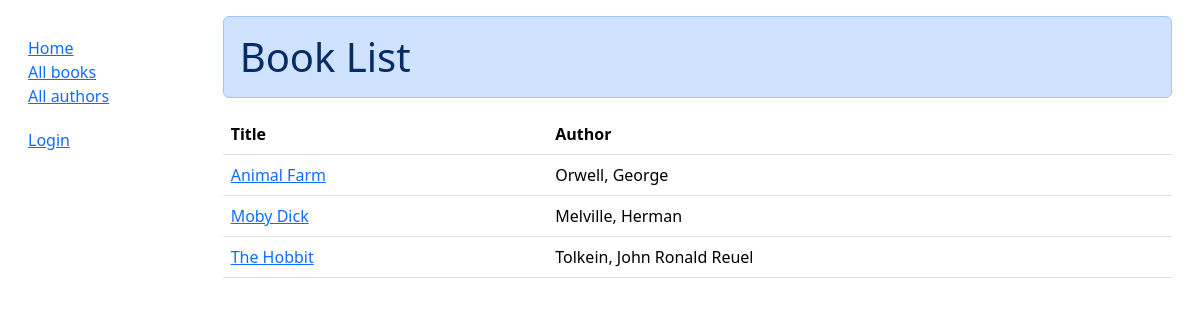
/catalog/books/, run on an earlier commit of the app's database.
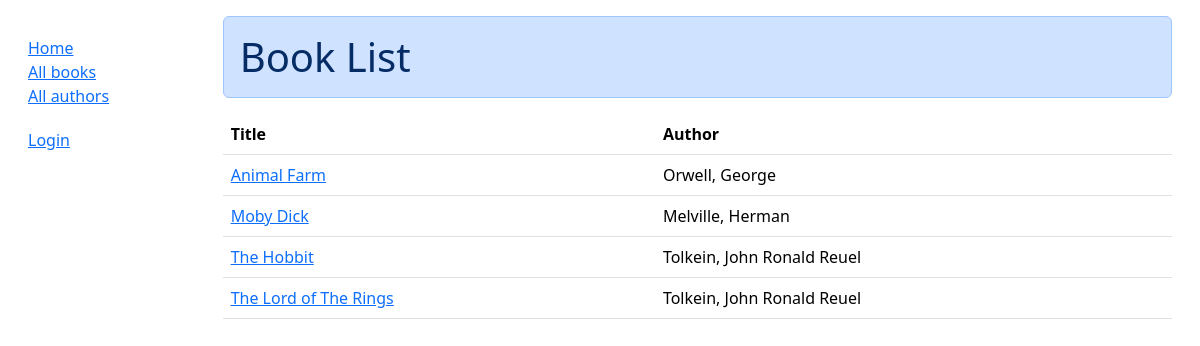
And on a later commit of the database.
### catalog/models.py (models this page shows, shortened)
class Book(models.Model):
    title = models.CharField(max_length=200)
    author = models.ForeignKey('Author', on_delete=models.RESTRICT, null=True)
    summary = models.TextField(
        max_length=1000,
        help_text="Enter a brief description of the book"
    )
    isbn = models.CharField(
        "ISBN",
        max_length=13,
        unique=True,
        help_text='13 Character <a href="https://www.isbn-international.org/content/what-isbn''">ISBN number</a>'
    )
    genre = models.ManyToManyField(Genre, help_text="Select a genre for this book")
    def get_absolute_url(self):
        return reverse('book-detail', args=[str(self.id)])
    def display_genre(self):
        return ', '.join(genre.name for genre in self.genre.all()[:3])
    display_genre.short_description = 'Genre'

class Author(models.Model):
    first_name = models.CharField(max_length=100)
    last_name = models.CharField(max_length=100)
    date_of_birth = models.DateField(null=True, blank=True)
    date_of_death = models.DateField('died', null=True, blank=True)
    class Meta:
        ordering = ['last_name', 'first_name']
    def __str__(self):
        return f'{self.last_name}, {self.first_name}'

### catalog/views.py (the view)
# urls.py: path('books/', views.BookListView.as_view(), name='books'),
class BookListView(generic.ListView):
    model = Book
    paginate_by = 10

### catalog/templates/catalog/book_list.html
{% extends "base_generic.html" %} {% block content %}
<h1 class="alert alert-primary">Book List</h1>
{% if book_list %}
<table class="table">
  <thead class="thead-dark">
    <tr>
      <th scope="col">Title</th>
      <th scope="col">Author</th>
    </tr>
  </thead>
  <tbody>
  {% for book in book_list %}
  <tr>
    <td><a href="{{ book.get_absolute_url }}">{{ book.title }}</a></td>
    <td>{{book.author}}</td>
  </tr>
  {% endfor %}
</tbody>
</table>
{% else %}
<p>There are no books in the library.</p>
{% endif %} {% endblock %}

What changed in the data, as far as the page shows it:
added Book: title "The Lord of The Rings", author "Tolkein, John Ronald Reuel"
